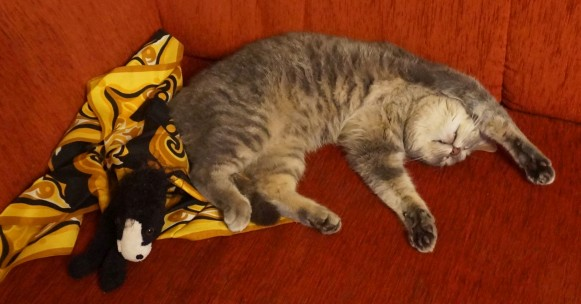
#> input picture OpenCV/GolyoAlszik_rs.jpg, 581 x 304 px
$ python 02_02_crop.py
#> lines starting #> are read from the running program, lines starting #| are printed output that depends on the picture; after the words box and inside, x2 and y2 are one past the last pixel; in counts of white or black regions, pixels touching at a corner belong together
import cv2
from sympy import is_amicable

image = cv2.imread('GolyoAlszik_rs.jpg')
#> image is the input picture: shape (304, 581, 3); mean B, G, R 24.2, 56.2, 125.7

# Képkivágás; sor és oszlop tartomány megadása
cropped = image[80:170, 390:480]
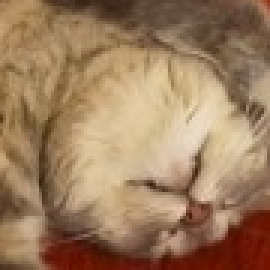
#> cropped: shape (90, 90, 3) (shown 3 times larger); mean B, G, R 94.1, 125, 157

# Képkivágás; sor és oszlop tartomány megadása
image[10:100, 20:110] = cropped
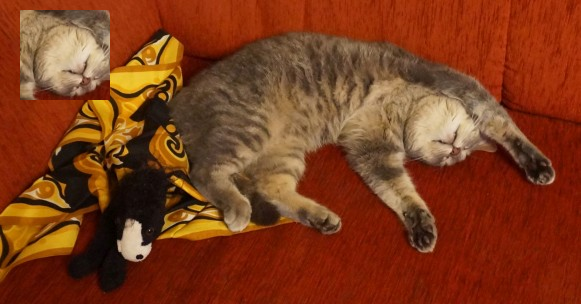
#> image: shape (304, 581, 3); 4.59% of pixels changed, all inside (x1, y1, x2, y2) = (20, 10, 110, 100)

image[200:, :] = [0, 255, 255]
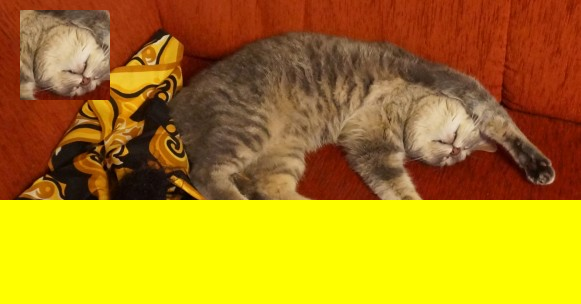
#> image: shape (304, 581, 3); mean B, G, R 24.2, 133.7, 174.3

image[:, 300:, 2] = 0
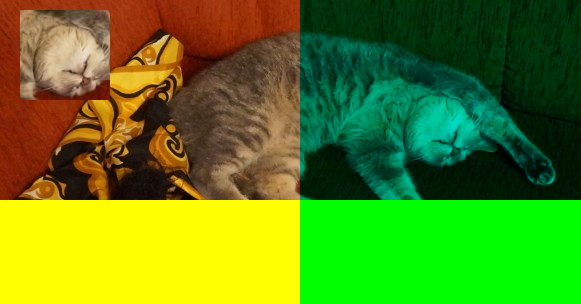
#> image: shape (304, 581, 3); mean B, G, R 24.2, 133.7, 88.3

image[:, 30:50] = 255
image[100:120] = 255

print('image.shape', image.shape[1])
#| image.shape 581
image[:, (image.shape[1] >> 1) - 50:(image.shape[1] >> 1) + 50] = 128
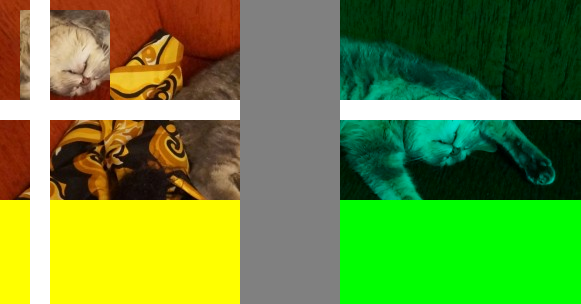
#> image: shape (304, 581, 3); mean B, G, R 59.4, 144.3, 105.2

cv2.imshow('image', image)
cv2.imshow('cropped', cropped)
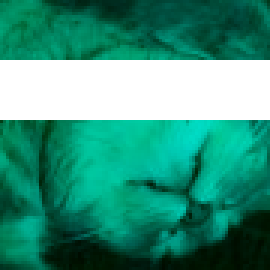
#> window 'cropped': shape (90, 90, 3) (shown 3 times larger); mean B, G, R 125.6, 147.9, 56.7
cv2.waitKey(0)

cv2.destroyAllWindows()

image[200:, :] = [0, 255, 255]
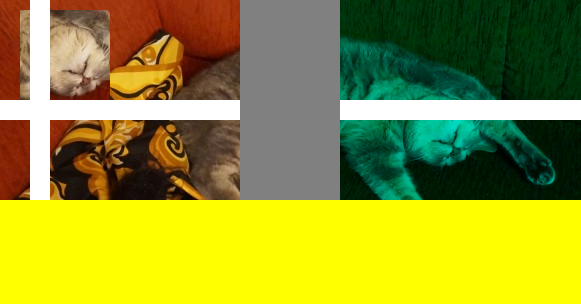
#> image: shape (304, 581, 3); mean B, G, R 48.8, 151.8, 148.9
